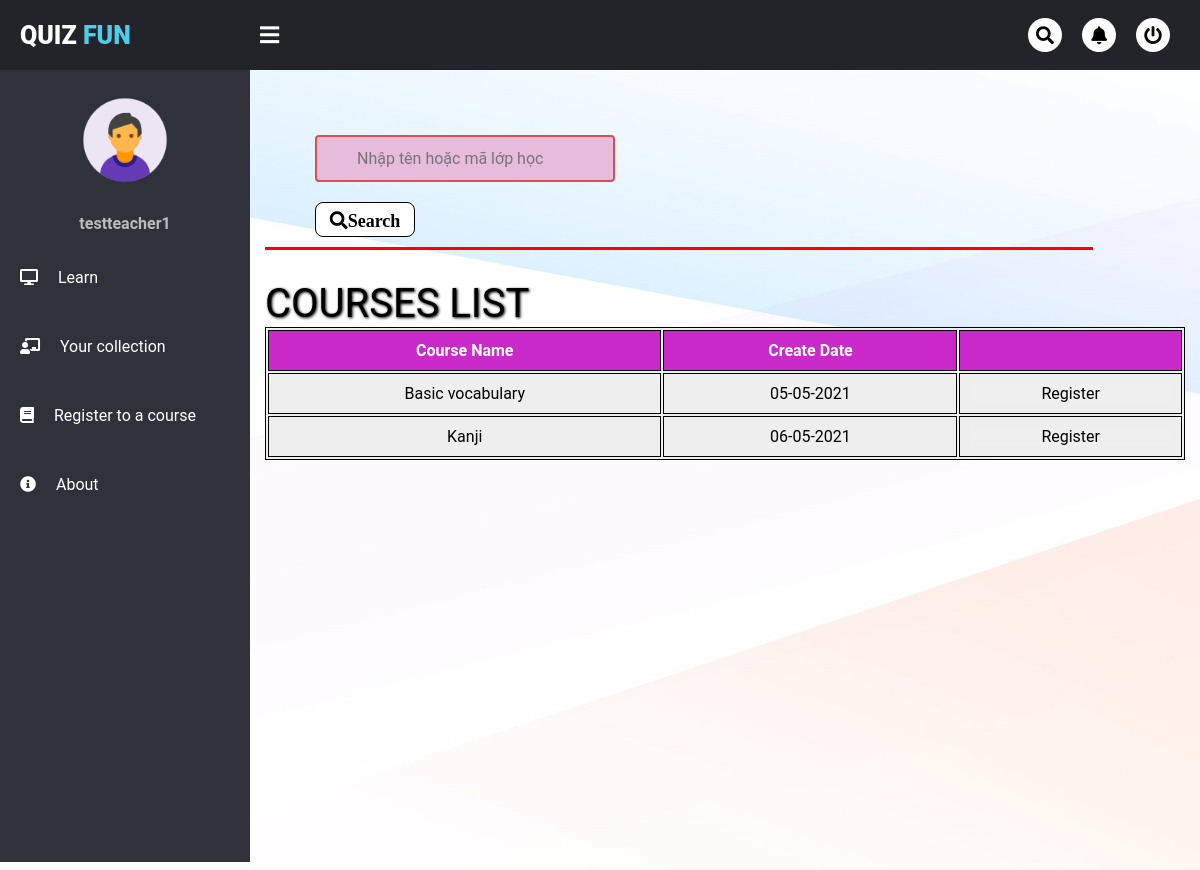
Screenshot of /user/courses_list/ (signed in) with the database file from the repository.
### user/models.py (models this page shows, shortened)
class Courses(models.Model):
    courseName = models.CharField(max_length=50)
    beginDate = models.DateTimeField(auto_now_add=True)
    manageTeacher = models.ForeignKey(User, on_delete = models.CASCADE)
    student = models.ManyToManyField(User, related_name='student')
    required = models.ManyToManyField(QuizPack, related_name='required')

### user/views.py (the view)
# urls.py: path('courses_list/', views.show_courses_list, name='courses'),
def show_courses_list(request):
    data={'courses': Courses.objects.filter(~Q(student=request.user)).order_by("beginDate")}
    if data:
        return render(request, 'course_pages/courses_list.html', data)
    else:
        return HttpResponse("Hiện tại chưa có khóa học nào")

### user/templates/course_pages/courses_list.html (shortened to what this page needs)
{% extends "user_pages/student_dashboard.html" %}
{% block mainContainer %}
<head>
</head>
    <form action="" method="post" name="userSearching">
        <input type="text" placeholder="Nhập tên hoặc mã lớp học">
        <a href="#" id="searchBtn" ><i class="fas fa-search">Search</i></a>
    </form>
</body>
<hr color="red" size="5px" width="90%">
<h1>Courses List</h1>
<table>
    <tr id="rowOne">
        <th>Course Name</th>
        <th>Create Date</th>
        <th> </th>
      </tr>
      {% for C in courses %}
    <tr>
      <td>{{C.courseName}}</td>
      <td>{{C.beginDate|date:"d-m-Y"}}</td>
      <td><a href="{% url 'register_course' C.id %}"><button class="clickV">Register</button></a></td>
    </tr>
    {% empty %}
    <p>No Course</p>
    {% endfor %}
</table>
<br><br><br><br><br><br><br><br>
{% endblock %}

### user/templates/user_pages/user_base.html (shortened to what this page needs)
<!DOCTYPE html>
<html lang="en" dir="ltr">
<head>
    {% load static %}
	<link rel="stylesheet" type="text/css" href="{% static 'css/user_base.css' %}">
	<link rel="stylesheet" type="text/css" href="https://cdnjs.cloudflare.com/ajax/libs/font-awesome/5.15.3/css/all.min.css">
</head>
<body>
	<div class="wrap">
		<header>
			<div class="headerMenu">
				<div class="logo">Quiz <span>Fun</span></div>
				<div class="sidebarButton">
					<i class="fas fa-bars"></i>
				</div>
				<ul>
					<li><a href="#"><i class="fas fa-search"></i></a></li>
					<li><a href="#"><i class="fas fa-bell"></i></a></li>
					<li><a href="{% url 'home' %}"><i class="fas fa-power-off"></i></a></li>
				</ul>
			</div>
		</header>
		<div class="sidebar">
			<div class="sidebarMenu">
				<center class="profile">
					<img src="{% static 'images/avt.png' %}">
					<p>{{user.username}}</p>
				</center>
                {% block sidebarMenu %}{% endblock %}
				<li class="item">
					<a href="#" class="menuButton">
						<i class="fas fa-info-circle"></i><span>About</span>
					</a>
				</li>
			</div>
		</div>
		<div class="mainContainer">
			{% block mainContainer %}
            {% endblock %}
</body>
</html>

### user/static/css/user_base.css (style rules this page uses)
* { margin: 0px; padding: 0px; list-style: none; text-decoration: none; box-sizing: border-box; font-family: "Roboto", sans-serif; }
body { background: #fff; }
.wrap header { z-index: 1; background: #22242A; position: fixed; width: calc(100% - 0%); height: 70px; display: flex; top: 0; }
.wrap header .headerMenu { width: calc(100% - 0%); height: 100%; display: flex; justify-content: space-between; align-items: center; padding: 0 20px; }
.wrap header .headerMenu .logo { color: #fff; font-size: 25px; text-transform: uppercase; font-weight: 900; }
.wrap header .headerMenu .logo span { color: #4CCEE8; }
.wrap header .headerMenu .sidebarButton { color: #fff; position: absolute; margin-left: 240px; font-size: 22px; font-weight: 900; cursor: pointer; transition: 0.3s; transition-property: color; }
.wrap header .headerMenu ul { display: flex; }
.wrap header .headerMenu ul li a { background: #fff; color: #000; display: block; margin: 0 10px; font-size: 18px; width: 34px; height: 34px; line-height: 35px; text-align: center; border-radius: 50%; transition: 0.3s; transition-property: background, color; }
.wrap .sidebar { z-index: 1; background: #2F323A; position: fixed; top: 70px; width: 250px; height: calc(100% - 9%); transition: 0.3s; transition-property: width; overflow-y: auto; }
.wrap .sidebar .sidebarMenu { overflow: hidden; }
.wrap .sidebar .sidebarMenu .profile img { margin: 20px 0; width: 100px; height: 100px; border-radius: 50%; }
.wrap .sidebar .sidebarMenu .profile p { color: #bbb; font-weight: 700; margin-bottom: 10px; }
.wrap .sidebar .sidebarMenu .item { width: 250px; overflow: hidden; }
.wrap .sidebar .sidebarMenu .item .menuButton { display: block; color: #fff; position: relative; padding: 25px 20px; transition: 0.3s; transition-property: color; }
.wrap .sidebar .sidebarMenu .item .menuButton i { margin-right: 20px; }
.wrap .mainContainer { width: calc(100% - 250px); margin-top: 70px; margin-left: 250px; padding: 15px; background: url('../images/bg.jpg')no-repeat; background-size: cover; height: 100vh; transition: 0.3s; }

### user/templates/course_pages/courses_list.html (style rules this page uses)
input { margin-top: 50px; margin-left: 50px; width: 300px; box-sizing: border-box; border: 2px solid rgb(218, 80, 80); border-radius: 4px; font-size: 16px; background-color: rgb(230, 187, 220); background-image: url('searchicon.png'); background-position: 10px 10px; background-repeat: no-repeat; padding: 12px 20px 12px 40px; -webkit-transition: width 0.4s ease-in-out; transition: width 0.4s ease-in-out; }
#searchBtn { background: #fff; color: #000; display: block; margin-left: 50px; margin-top: 2px; font-size: 18px; width: 100px; margin-top: 20px; height: 35px; border: 1px solid black; line-height: 35px; text-align: center; border-radius: 8px; transition: 0.3s; transition-property: background, color; margin-bottom: 10px; }
table { border: 1px solid black; width: 100%; background-color: #eee; }
th, td { border: 1px solid black; padding: 10px; text-align: center; }
#rowOne { background-color: rgb(202, 42, 202); color: #fff; }
h1 { margin-top: 30px; text-transform: uppercase; color: black; font-size: 40px; font-weight: 400; text-shadow: 1px 1px 3px black; }
.clickV { width: 100%; height: 100%; color: black; font-size: 16px; border:0; }

### rows the page displays
Courses: courseName "Basic vocabulary", beginDate "05-05-2021"
Courses: courseName "Kanji", beginDate "06-05-2021"

### other values shown
{{ user.username }} "testteacher1"
